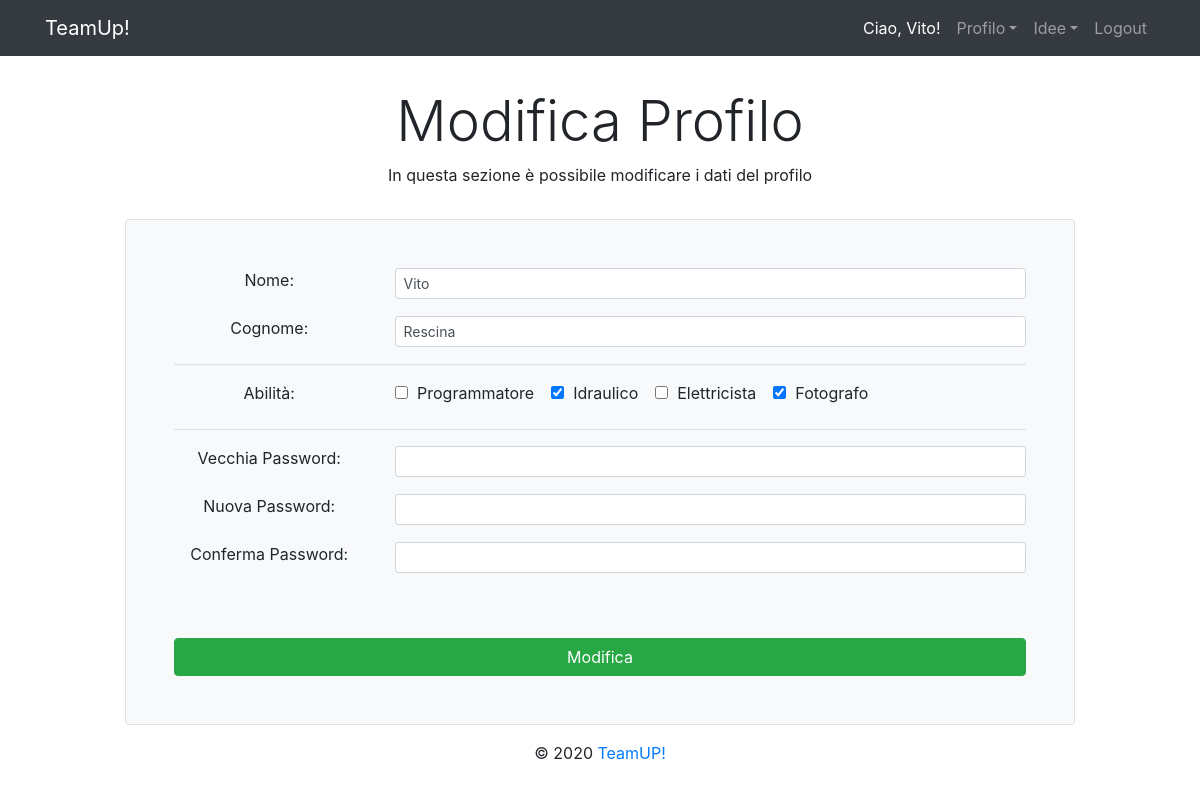
Screenshot of /users/editMyProfile (signed in) with the database file from the repository.
### tables this page shows
CREATE TABLE IF NOT EXISTS `user` (
  `id` int(11) NOT NULL AUTO_INCREMENT,
  `firstName` varchar(30) NOT NULL,
  `lastName` varchar(30) NOT NULL,
  `email` varchar(100) NOT NULL,
  `psw` varchar(60) NOT NULL,
  PRIMARY KEY (`id`)
);

CREATE TABLE IF NOT EXISTS `ability` (
  `id` int(11) NOT NULL AUTO_INCREMENT,
  `description` varchar(255) NOT NULL,
  PRIMARY KEY (`id`)
);

### app/libraries/Core.php (called while the page is built, shortened)
<?php
  class Core
  {
      protected $currentMethod = 'bestIdeas';
      public function __construct()
      {
          $url = $this->getUrl();
          if ($url > 0 && file_exists('../app/controllers/' . ucwords($url[0]) . '.php')) {
              unset($url[0]);
          }
          $this->currentController = new $this->currentController;
          if (isset($url[1]) && method_exists($this->currentController, $url[1])) {
              $this->currentMethod = $url[1];
              unset($url[1]);
          }
          $this->params = $url ? array_values($url) : [];
          call_user_func_array([$this->currentController, $this->currentMethod], $this->params);
      }
      public function getUrl(){
          if (isset($_GET['url'])) {
              $url = rtrim($_GET['url'], '/');
              $url = filter_var($url, FILTER_SANITIZE_URL);
              return explode('/', $url);
          }
          return null;
      }
  }

### public/index.php (called while the page is built, shortened)
<?php
$init = new Core;

### app/libraries/Database.php (called while the page is built, shortened)
<?php
class Database {
    private $dbh;
    private $stmt;
    public function __construct(){
        $dsn = 'mysql:host=' . DB_HOST . ';dbname=' . DB_NAME;
        $options = array(
            PDO::ATTR_PERSISTENT => true,
            PDO::ATTR_ERRMODE => PDO::ERRMODE_EXCEPTION
        );
        try{
            $this->dbh = new PDO($dsn, DB_USER, DB_PASS, $options);
        } catch(PDOException $e){
            echo $e->getMessage();
        }
    }
    public function query($sql){
        $this->stmt = $this->dbh->prepare($sql);
    }
    public function bind($param, $value, $type = null){
        if(is_null($type)){
            switch(true){
                default:
                    $type = PDO::PARAM_STR;
            }
        }
        $this->stmt->bindValue($param, $value, $type);
    }
    public function execute(){
        return $this->stmt->execute();
    }
    public function classesFromResultSet($className){
        $this->execute();
        return $this->stmt->fetchAll(PDO::FETCH_CLASS, $className);
    }
    public function classFromSingle($className){
        $this->stmt->setFetchMode(PDO::FETCH_CLASS, $className);
        $this->execute();
        return $this->stmt->fetch();
    }
}

### app/models/User.php (called while the page is built, shortened)
<?php
    class User {
        protected $database;
        public function __construct(){
            $this->database = new Database();
        }
        public function getUserById($id){
            $this->database->query('SELECT * FROM user WHERE id = :id ');
            $this->database->bind(':id', $id);
            $user = $this->database->classFromSingle(UserDTO::class);
            if($user){
                $user->setPsw("");
                return $user;
            }else{
                return false;
            }
        }
    }
    class UserDTO {
        private $firstName;
        private $lastName;
        public function getFirstName(){
            return $this->firstName;
        }
        public function getLastName(){
            return $this->lastName;
        }
    }

### app/models/Ability.php (called while the page is built, shortened)
<?php
class Ability {
    protected $database;
    public function __construct(){
        $this->database = new Database();
    }
    public function getAbilitiesByUserId($userId){
        $this->database->query('SELECT ability.id, ability.description FROM ability, userAbilities WHERE ability.id=userAbilities.abilityId AND userId = :userId ');
        $this->database->bind(USERID_BIND_TOKEN, $userId);
        return $this->database->classesFromResultSet(AbilityDTO::class);
    }
    public function getAllAbilities(){
        $this->database->query('SELECT * FROM ability');
        return $this->database->classesFromResultSet(AbilityDTO::class);
    }
}
class AbilityDTO {
    private $id;
    private $description;
    public function getId(){
        return $this->id;
    }
    public function getDescription(){
        return $this->description;
    }
}

### app/views/users/editMyProfile.php (the view, shortened to what this page needs)
<?php require APPROOT . '/views/inc/header.php'; ?>
    <div class="row">
        <div class="container text-center mt-3">
            <label class="display-4 ">Modifica Profilo</label>
            <p>In questa sezione è possibile modificare i dati del profilo</p>
        </div>
        <div class="container bg-light border rounded mt-3 col-md-10 p-5">
            <form action="<?php echo URLROOT; ?>/users/editMyProfile" method="post">
                <div class="form-group">
                    <div class="row">
                        <div class="col-md-3">
                            <label for="firstName" class="d-flex justify-content-center">Nome: </label>
                        </div>
                        <div class="col-md-9">
                            <input type="text" name="firstName" class="form-control form-control-sm <?php echo (!empty($data[ERRORS_KEY]['firstName'])) ? IS_INVALID_CLASS : ''; ?>" value="<?php if (isset($data[USERDTO_KEY])) { echo $data[USERDTO_KEY]->getFirstName();}?>">
                        </div>
                    </div>
                </div>
                <div class="form-group">
                    <div class="row">
                        <div class="col-md-3">
                            <label for="lastName" class="d-flex justify-content-center">Cognome: </label>
                        </div>
                        <div class="col-md-9">
                            <input type="text" name="lastName" class="form-control form-control-sm <?php echo (!empty($data[ERRORS_KEY]['lastName'])) ? IS_INVALID_CLASS : ''; ?>" value="<?php if (isset($data[USERDTO_KEY])) {echo $data[USERDTO_KEY]->getLastName();}?>">
                        </div>
                    </div>
                </div>
                <hr>
                <div class="form-group">
                    <div class="row">
                        <div class="col-md-3">
                            <label for="abilities" class="d-flex justify-content-center">Abilità: </label>
                        </div>
                        <div class="col-md-9">
                            <?php if (isset($data['allAbilities'])) : foreach($data['allAbilities'] as $ability): ?>
                                <div class="form-check-inline">
                                    <label class="form-check-label">
                                        <input type="checkbox" class="form-check-input" name="abilities[]" id = "<?php echo $ability->getId()?>"
                                        value="<?php echo $ability->getId()?>"
                                        <?php foreach ($data['userAbilities'] as $userAbility){
                                            if($ability->getId() == $userAbility->getId()) { echo "checked"; }
                                        }?>>
                                        <?php echo $ability->getDescription()?>
                                    </label>
                                </div>
                            <?php endforeach; ?>
                            <?php else : ?>
                                <label>Non ci sono abilità nella base di dati!</label>
                            <?php endif; ?>
                        </div>
                    </div>
                </div>
                <hr>
                <div class="form-group">
                    <div class="row">
                        <div class="col-md-3">
                            <label for="old_psw" class="d-flex justify-content-center">Vecchia Password: </label>
                        </div>
                        <div class="col-md-9">
                            <input type="password" name="old_psw" class="form-control form-control-sm <?php echo (!empty($data[ERRORS_KEY]['old_psw'])) ? IS_INVALID_CLASS : ''; ?>" value="">
                        </div>
                    </div>
                </div>
                <div class="form-group">
                    <div class="row">
                        <div class="col-md-3">
                            <label for="new_psw" class="d-flex justify-content-center">Nuova Password: </label>
                        </div>
                        <div class="col-md-9">
                            <input type="password" name="new_psw" class="form-control form-control-sm <?php echo (!empty($data[ERRORS_KEY]['new_psw'])) ? IS_INVALID_CLASS : ''; ?>" value="">
                        </div>
                    </div>
                </div>
                <div class="form-group">
                    <div class="row">
                        <div class="col-md-3">
                            <label for="confirm_psw" class="d-flex justify-content-center">Conferma Password: </label>
                        </div>
                        <div class="col-md-9">
                            <input type="password" name="confirm_psw" class="form-control form-control-sm <?php echo (!empty($data[ERRORS_KEY]['confirm_psw'])) ? IS_INVALID_CLASS : ''; ?>" value="">
                        </div>
                    </div>
                </div>
                <div class="row">
                    <div class="col mt-5">
                        <input type="submit" value="Modifica" class="btn btn-success btn-block">
                    </div>
                </div>
            </form>
        </div>
    </div>
<?php require APPROOT . '/views/inc/footer.php'; ?>

### rows the page displays
user: firstName "Vito", lastName "Rescina"
ability: description "Programmatore"
ability: id "☑", description "Idraulico"
ability: description "Elettricista"
ability: id "☑", description "Fotografo"

### other values shown
SITENAME "TeamUp!"
$_SESSION['userFirstName'] "Vito"
